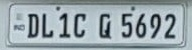
#> input picture plate_images/20260816170412_plate_20260816170409_img2.jpeg, 192 x 50 px
$ python -i preprocessing.py   (imports and definitions only)
#> lines starting #> are read from the running program, lines starting #| are printed output that depends on the picture; after the words box and inside, x2 and y2 are one past the last pixel; in counts of white or black regions, pixels touching at a corner belong together
#> further down, picture is the input picture: shape (50, 192, 3); mean B, G, R 170.6, 165.3, 152.2
### services/image_processor.py
from __future__ import annotations

import cv2
import numpy as np
from typing import Any


def correct_plate_perspective(image: Any) -> np.ndarray:
    """Attempt perspective correction for tilted plate regions."""
    if image is None:
        return np.zeros((64, 128), dtype=np.uint8)
    img = np.array(image)
    if img.size == 0:
        return np.zeros((64, 128), dtype=np.uint8)
    gray = cv2.cvtColor(img, cv2.COLOR_BGR2GRAY) if len(img.shape) == 3 else img
    blurred = cv2.GaussianBlur(gray, (5, 5), 0)
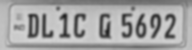
#> blurred: shape (50, 192); min 31, max 212, mean 161.8
    edged = cv2.Canny(blurred, 50, 150)
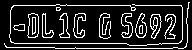
#> edged: shape (50, 192); 15.9% white in thin lines or dots
    contours, _ = cv2.findContours(edged, cv2.RETR_LIST, cv2.CHAIN_APPROX_SIMPLE)
#> contours = 30 contours, 9 with area under 20; largest, box (x1, y1, x2, y2) and area: (27, 13, 39, 38) 220, (27, 13, 39, 38) 218, (150, 14, 162, 39) 181, (135, 13, 147, 38) 178, (135, 13, 147, 38) 166
    best_quad = None
    best_area = 0
    for contour in contours:
        peri = cv2.arcLength(contour, True)
        approx = cv2.approxPolyDP(contour, 0.02 * peri, True)
        if len(approx) == 4:
            area = cv2.contourArea(approx)
            if area > best_area:
                best_area = area
                best_quad = approx
#> this loop made 30 passes
#> (peri, area, best_area, best_quad) on pass 9: (38.83, 48, 48, [[35, 17], [32, 17], [32, 34], [35, 32]])
#> peri on passes 1 to 6: 13.9, 19.07, 21.41, 29.31, 31.66, 20.49
#> after the loop, best_area = 48
    if best_quad is None or best_area < 500:
        return img
    pts = best_quad.reshape(4, 2)
    rect = np.zeros((4, 2), dtype="float32")
    s = pts.sum(axis=1)
    rect[0] = pts[np.argmin(s)]
    rect[2] = pts[np.argmax(s)]
    diff = np.diff(pts, axis=1)
    rect[1] = pts[np.argmin(diff)]
    rect[3] = pts[np.argmax(diff)]
    (tl, tr, br, bl) = rect
    widthA = np.linalg.norm(br - bl)
    widthB = np.linalg.norm(tr - tl)
    heightA = np.linalg.norm(tr - br)
    heightB = np.linalg.norm(tl - bl)
    maxWidth = int(max(widthA, widthB))
    maxHeight = int(max(heightA, heightB))
    if maxWidth < 10 or maxHeight < 10:
        return img
    dst = np.array([
        [0, 0],
        [maxWidth - 1, 0],
        [maxWidth - 1, maxHeight - 1],
        [0, maxHeight - 1],
    ], dtype="float32")
    M = cv2.getPerspectiveTransform(rect, dst)
    warped = cv2.warpPerspective(img, M, (maxWidth, maxHeight))
    return warped


# [46 lines left out: functions generate_plate_variants, preprocess_plate_image, not called in this run]

### modules/preprocessing.py
"""Step-by-step plate preprocessing pipeline and multi-variant image generation for OCR."""
from __future__ import annotations

from typing import Any
import cv2
import numpy as np

from config import Config
from services.image_processor import correct_plate_perspective


class PlatePreprocessor:
    """Apply plate-focused enhancement steps before OCR without destroying original images."""

    def __init__(self, enable_perspective: bool | None = None) -> None:
        self.enable_perspective = (
            enable_perspective
            if enable_perspective is not None
            else Config.PERSPECTIVE_CORRECTION_ENABLED
        )

    def preprocess(self, image: Any) -> np.ndarray:
        """Step-by-step preprocessing pipeline: Perspective -> Grayscale -> Resize -> Noise Reduction -> CLAHE -> Threshold."""
        if image is None:
            return np.zeros((320, 320, 3), dtype=np.uint8)

        img = np.array(image)
        if img.size == 0:
            return np.zeros((320, 320, 3), dtype=np.uint8)

        # 1. Perspective correction (optional)
        if self.enable_perspective:
            img = correct_plate_perspective(img)

        # 2. Grayscale conversion
        if len(img.shape) == 3:
            gray = cv2.cvtColor(img, cv2.COLOR_BGR2GRAY)
        else:
            gray = img.copy()

        # 3. Cubic interpolation resize
        gray = cv2.resize(gray, None, fx=2.5, fy=2.5, interpolation=cv2.INTER_CUBIC)
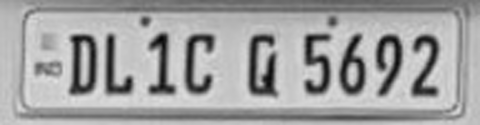
#> gray: shape (125, 480); min 3, max 227, mean 161.9

        # 4. Bilateral filter noise reduction
        gray = cv2.bilateralFilter(gray, 9, 75, 75)

        # 5. CLAHE contrast enhancement
        gray = cv2.createCLAHE(clipLimit=2.0, tileGridSize=(8, 8)).apply(gray)
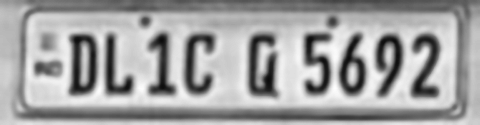
#> gray: shape (125, 480); min 11, max 254, mean 161.7

        # 6. Sharpening filter
        kernel = np.array([[-1, -1, -1], [-1, 9, -1], [-1, -1, -1]], dtype=np.float32)
        gray = cv2.filter2D(gray, -1, kernel)
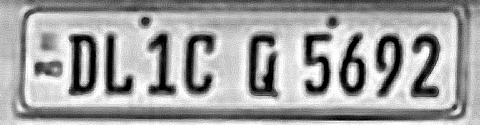
#> gray: shape (125, 480); min 0, max 255, mean 162

        # 7. Adaptive thresholding
        gray = cv2.adaptiveThreshold(gray, 255, cv2.ADAPTIVE_THRESH_GAUSSIAN_C, cv2.THRESH_BINARY, 15, 7)
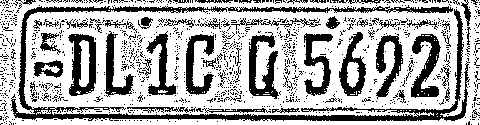
#> gray: shape (125, 480); 68% white; 1103 black regions (1039 under 20 px), largest, box (x1, y1, x2, y2) and area: (11, 5, 470, 121) 5737, (68, 34, 96, 96) 985, (249, 32, 279, 99) 975

        if gray.shape[1] < 320:
            scale = 320 / float(gray.shape[1])
            gray = cv2.resize(gray, None, fx=scale, fy=scale, interpolation=cv2.INTER_CUBIC)

        return gray

    # [50 lines left out: function generate_variants, not called in this run]

>>> import cv2
>>> picture = cv2.imread('../plate_images/20260816170412_plate_20260816170409_img2.jpeg')
>>> result = PlatePreprocessor().preprocess(picture)
